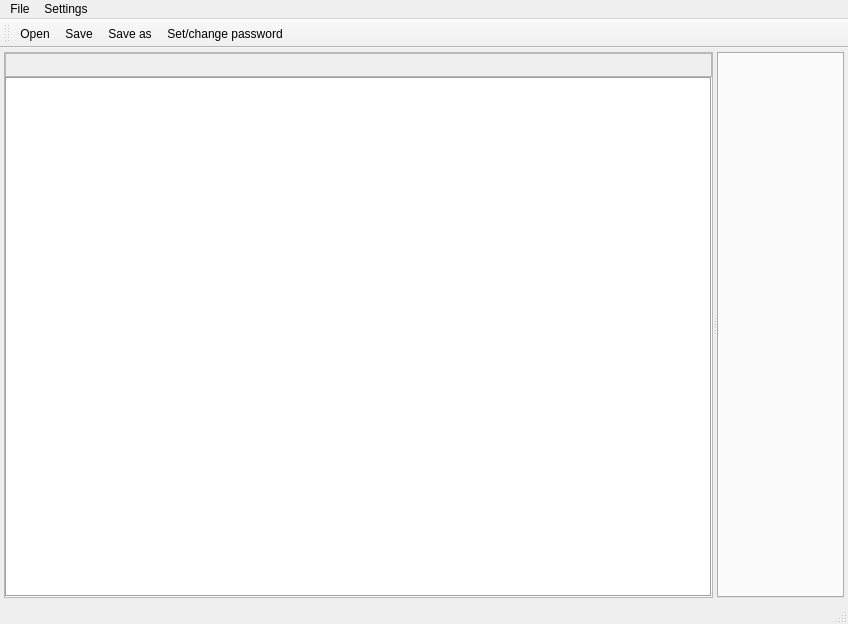
<?xml version="1.0" encoding="UTF-8"?>
<ui version="4.0">
 <class>ProjPadClass</class>
 <widget class="QMainWindow" name="ProjPadClass">
  <property name="geometry">
   <rect>
    <x>0</x>
    <y>0</y>
    <width>848</width>
    <height>624</height>
   </rect>
  </property>
  <property name="windowTitle">
   <string>ProjPad</string>
  </property>
  <widget class="QWidget" name="centralWidget">
   <layout class="QGridLayout" name="gridLayout_2">
    <property name="leftMargin">
     <number>4</number>
    </property>
    <property name="topMargin">
     <number>4</number>
    </property>
    <property name="rightMargin">
     <number>4</number>
    </property>
    <property name="bottomMargin">
     <number>4</number>
    </property>
    <item row="0" column="0">
     <widget class="QSplitter" name="splitter">
      <property name="orientation">
       <enum>Qt::Horizontal</enum>
      </property>
      <widget class="QFrame" name="frame">
       <property name="frameShape">
        <enum>QFrame::StyledPanel</enum>
       </property>
       <property name="frameShadow">
        <enum>QFrame::Raised</enum>
       </property>
       <layout class="QGridLayout" name="gridLayout">
        <property name="leftMargin">
         <number>0</number>
        </property>
        <property name="topMargin">
         <number>0</number>
        </property>
        <property name="rightMargin">
         <number>0</number>
        </property>
        <property name="bottomMargin">
         <number>0</number>
        </property>
        <property name="spacing">
         <number>0</number>
        </property>
        <item row="0" column="0">
         <widget class="QFrame" name="frame_2">
          <property name="frameShape">
           <enum>QFrame::StyledPanel</enum>
          </property>
          <property name="frameShadow">
           <enum>QFrame::Raised</enum>
          </property>
          <layout class="QGridLayout" name="gridLayout_3">
           <property name="leftMargin">
            <number>0</number>
           </property>
           <property name="topMargin">
            <number>0</number>
           </property>
           <property name="rightMargin">
            <number>0</number>
           </property>
           <property name="bottomMargin">
            <number>0</number>
           </property>
           <property name="spacing">
            <number>0</number>
           </property>
           <item row="0" column="4">
            <spacer name="horizontalSpacer">
             <property name="orientation">
              <enum>Qt::Horizontal</enum>
             </property>
             <property name="sizeHint" stdset="0">
              <size>
               <width>40</width>
               <height>20</height>
              </size>
             </property>
            </spacer>
           </item>
           <item row="0" column="1">
            <widget class="QPushButton" name="addFolder">
             <property name="text">
              <string/>
             </property>
             <property name="icon">
              <iconset resource="ProjPad.qrc">
               <normaloff>:/ProjPad/Resources/icons8-add-folder-16.png</normaloff>:/ProjPad/Resources/icons8-add-folder-16.png</iconset>
             </property>
             <property name="iconSize">
              <size>
               <width>16</width>
               <height>16</height>
              </size>
             </property>
             <property name="flat">
              <bool>true</bool>
             </property>
            </widget>
           </item>
           <item row="0" column="2">
            <widget class="QPushButton" name="addText">
             <property name="text">
              <string/>
             </property>
             <property name="icon">
              <iconset resource="ProjPad.qrc">
               <normaloff>:/ProjPad/Resources/icons8-add-list-16.png</normaloff>:/ProjPad/Resources/icons8-add-list-16.png</iconset>
             </property>
             <property name="iconSize">
              <size>
               <width>16</width>
               <height>16</height>
              </size>
             </property>
             <property name="flat">
              <bool>true</bool>
             </property>
            </widget>
           </item>
           <item row="0" column="3">
            <widget class="QPushButton" name="deleteNode">
             <property name="text">
              <string/>
             </property>
             <property name="icon">
              <iconset resource="ProjPad.qrc">
               <normaloff>:/ProjPad/Resources/icons8-cancel-16.png</normaloff>:/ProjPad/Resources/icons8-cancel-16.png</iconset>
             </property>
             <property name="iconSize">
              <size>
               <width>16</width>
               <height>16</height>
              </size>
             </property>
             <property name="flat">
              <bool>true</bool>
             </property>
            </widget>
           </item>
          </layout>
         </widget>
        </item>
        <item row="1" column="0">
         <widget class="DeselectableTreeWidget" name="treeWidget">
          <property name="styleSheet">
           <string notr="true">QTreeWidget::branch:open:has-children {
    image: url(&quot;:/ProjPad/Resources/collapse.png&quot;);
 
}
QTreeWidget::branch:closed:has-children {
    image: url(&quot;:/ProjPad/Resources/expand.png&quot;);
}</string>
          </property>
          <property name="frameShape">
           <enum>QFrame::Box</enum>
          </property>
          <property name="frameShadow">
           <enum>QFrame::Sunken</enum>
          </property>
          <property name="editTriggers">
           <set>QAbstractItemView::EditKeyPressed</set>
          </property>
          <property name="dragDropMode">
           <enum>QAbstractItemView::InternalMove</enum>
          </property>
          <property name="selectionMode">
           <enum>QAbstractItemView::SingleSelection</enum>
          </property>
          <property name="selectionBehavior">
           <enum>QAbstractItemView::SelectItems</enum>
          </property>
          <attribute name="headerVisible">
           <bool>false</bool>
          </attribute>
          <column>
           <property name="text">
            <string notr="true">1</string>
           </property>
          </column>
         </widget>
        </item>
       </layout>
      </widget>
      <widget class="QTabWidget" name="tabWidget">
       <property name="currentIndex">
        <number>-1</number>
       </property>
       <property name="tabsClosable">
        <bool>true</bool>
       </property>
      </widget>
     </widget>
    </item>
   </layout>
  </widget>
  <widget class="QMenuBar" name="menuBar">
   <property name="geometry">
    <rect>
     <x>0</x>
     <y>0</y>
     <width>848</width>
     <height>21</height>
    </rect>
   </property>
   <widget class="QMenu" name="menuFile">
    <property name="title">
     <string>File</string>
    </property>
    <addaction name="actionOpen"/>
    <addaction name="actionSave"/>
    <addaction name="actionSaveAs"/>
    <addaction name="actionSetChangePassword"/>
   </widget>
   <widget class="QMenu" name="menuSettings">
    <property name="title">
     <string>Settings</string>
    </property>
    <widget class="QMenu" name="menuTheme">
     <property name="title">
      <string>Color theme</string>
     </property>
    </widget>
    <addaction name="actionGlobalFont"/>
    <addaction name="menuTheme"/>
   </widget>
   <addaction name="menuFile"/>
   <addaction name="menuSettings"/>
  </widget>
  <widget class="QToolBar" name="mainToolBar">
   <property name="movable">
    <bool>true</bool>
   </property>
   <property name="toolButtonStyle">
    <enum>Qt::ToolButtonIconOnly</enum>
   </property>
   <property name="floatable">
    <bool>false</bool>
   </property>
   <attribute name="toolBarArea">
    <enum>TopToolBarArea</enum>
   </attribute>
   <attribute name="toolBarBreak">
    <bool>false</bool>
   </attribute>
   <addaction name="actionOpen"/>
   <addaction name="actionSave"/>
   <addaction name="actionSaveAs"/>
   <addaction name="actionSetChangePassword"/>
  </widget>
  <widget class="QStatusBar" name="statusBar"/>
  <action name="actionOpen">
   <property name="icon">
    <iconset resource="ProjPad.qrc">
     <normaloff>:/ProjPad/Resources/icons8-open-30.png</normaloff>:/ProjPad/Resources/icons8-open-30.png</iconset>
   </property>
   <property name="text">
    <string>Open</string>
   </property>
  </action>
  <action name="actionSaveAs">
   <property name="icon">
    <iconset resource="ProjPad.qrc">
     <normaloff>:/ProjPad/Resources/icons8-save-as-30.png</normaloff>:/ProjPad/Resources/icons8-save-as-30.png</iconset>
   </property>
   <property name="text">
    <string>Save as...</string>
   </property>
  </action>
  <action name="actionSave">
   <property name="icon">
    <iconset resource="ProjPad.qrc">
     <normaloff>:/ProjPad/Resources/icons8-save-30.png</normaloff>:/ProjPad/Resources/icons8-save-30.png</iconset>
   </property>
   <property name="text">
    <string>Save</string>
   </property>
  </action>
  <action name="actionGlobalFont">
   <property name="text">
    <string>Override font (globally)...</string>
   </property>
  </action>
  <action name="actionSetChangePassword">
   <property name="icon">
    <iconset>
     <normalon>:/ProjPad/Resources/icons8-lock-30.png</normalon>
    </iconset>
   </property>
   <property name="text">
    <string>Set/change password...</string>
   </property>
  </action>
 </widget>
 <layoutdefault spacing="6" margin="11"/>
 <customwidgets>
  <customwidget>
   <class>DeselectableTreeWidget</class>
   <extends>QTreeWidget</extends>
   <header>DeselectableTreeWidget.h</header>
  </customwidget>
 </customwidgets>
 <resources>
  <include location="ProjPad.qrc"/>
 </resources>
 <connections/>
</ui>
